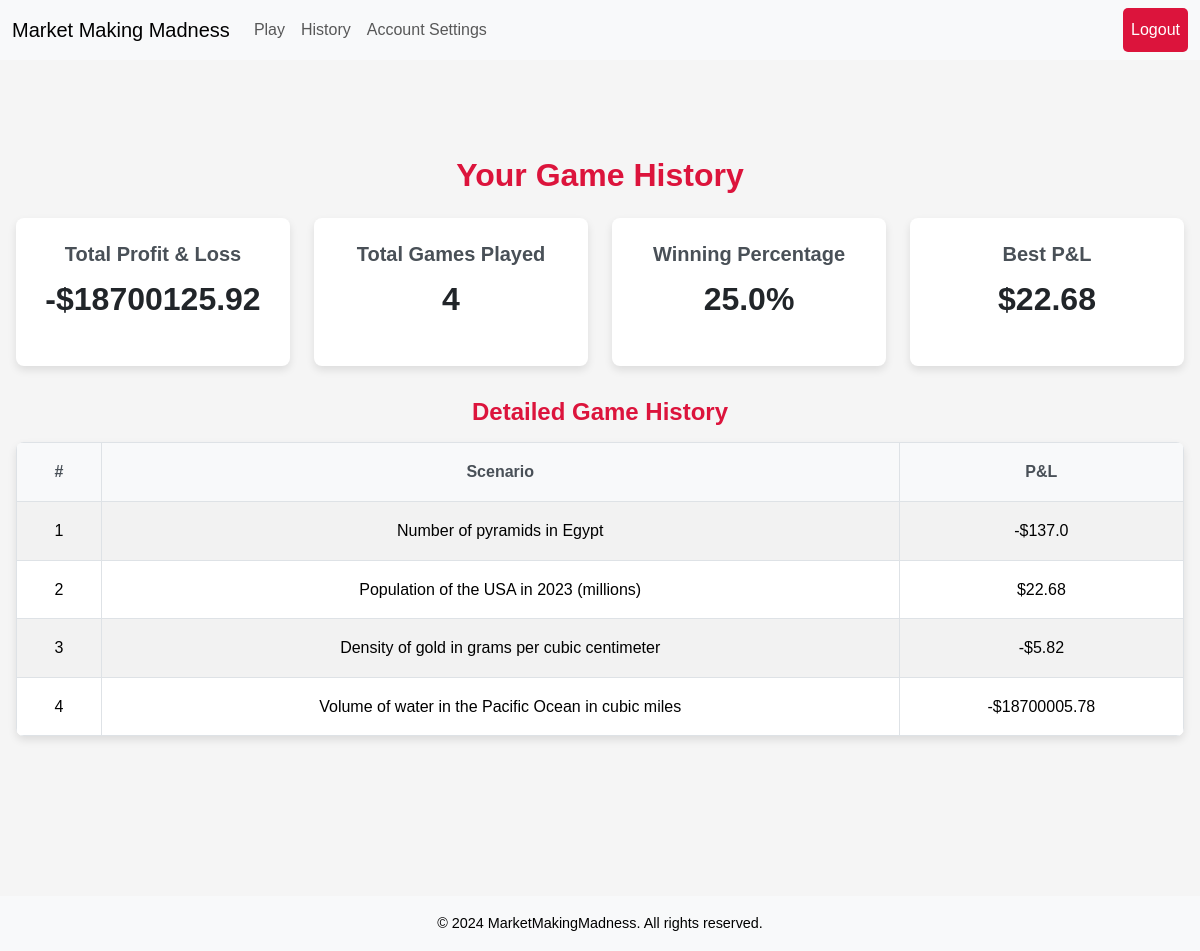
Screenshot of /history (signed in) with the database file from the repository.
### tables this page shows
CREATE TABLE game_results (
    id INTEGER PRIMARY KEY AUTOINCREMENT,
    user_id INTEGER NOT NULL,
    game_id INTEGER NOT NULL,
    scenario TEXT NOT NULL,
    pnl REAL NOT NULL,
    accuracy REAL NOT NULL,
    time_taken REAL NOT NULL,
    created_at TIMESTAMP DEFAULT CURRENT_TIMESTAMP
, trades_completed INTEGER DEFAULT 0);

### app.py (the view)
@app.route("/history")
@login_required
def history():
    user_id = session["user_id"]
    stats = db.execute("""
        SELECT
            IFNULL(SUM(pnl), 0) AS total_pnl,
            IFNULL(COUNT(id), 0) AS total_games,
            IFNULL(MAX(pnl), 0) AS best_pnl
        FROM game_results
        WHERE user_id = :user_id
    """, user_id=user_id)[0]
    total_games = stats["total_games"]
    total_wins = db.execute(
        "SELECT COUNT(id) FROM game_results WHERE user_id = :user_id AND pnl > 0", user_id=user_id)[0]["COUNT(id)"]
    winning_percentage = (total_wins / total_games * 100) if total_games > 0 else 0
    games = db.execute("""
        SELECT scenario, pnl
        FROM game_results
        WHERE user_id = :user_id
        ORDER BY created_at DESC
""", user_id=user_id)
    return render_template(
        "history.html",
        total_pnl=round(stats["total_pnl"], 2),
        total_games=total_games,
        best_pnl=stats["best_pnl"],
        winning_percentage=round(winning_percentage, 2),
        games=games
    )

### app.py (called while the page is built)
def login_required(f):
    @wraps(f)
    def decorated_function(*args, **kwargs):
        if session.get("user_id") is None:
            return redirect("/login")
        return f(*args, **kwargs)
    return decorated_function

@app.after_request
def after_request(response):
    response.headers["Cache-Control"] = "no-cache, no-store, must-revalidate"
    response.headers["Expires"] = 0
    response.headers["Pragma"] = "no-cache"
    return response

### templates/history.html (shortened to what this page needs)
{% extends "layout.html" %}
{% block styles %}
    <link rel="stylesheet" href="{{ url_for('static', filename='history.css') }}">
{% endblock %}
{% block main %}
    <div class="history-container">
        <section class="history-stats">
            <h1>Your Game History</h1>
            <div class="stats-grid">
                <div class="stat-card">
                    <h2>Total Profit & Loss</h2>
                    <p class="stat-value">
                        {% if total_pnl >= 0 %}
                            ${{ total_pnl | round(2) }}
                        {% else %}
                            -${{ total_pnl|abs | round(2) }}
                        {% endif %}</p>
                </div>
                <div class="stat-card">
                    <h2>Total Games Played</h2>
                    <p class="stat-value">{{ total_games }}</p>
                </div>
                <div class="stat-card">
                    <h2>Winning Percentage</h2>
                    <p class="stat-value">{{ winning_percentage }}%</p>
                </div>
                <div class="stat-card">
                    <h2>Best P&L</h2>
                    <p class="stat-value">{% if best_pnl >= 0 %}
                        ${{ best_pnl | round(2) }}
                    {% else %}
                        -${{ best_pnl|abs | round(2) }}
                    {% endif %}</p>
                </div>
            </div>
        </section>
        <section class="game-history">
            <h2>Detailed Game History</h2>
            <table class="table table-striped">
                <thead>
                    <tr>
                        <th>#</th>
                        <th>Scenario</th>
                        <th>P&L</th>
                    </tr>
                </thead>
                <tbody>
                    {% for game in games %}
                        <tr>
                            <td>{{ loop.index }}</td>
                            <td>{{ game.scenario }}</td>
                            <td>
                                {% if game.pnl >= 0 %}
                                    ${{ game.pnl | round(2) }}
                                {% else %}
                                    -${{ game.pnl|abs | round(2) }}
                                {% endif %}
                            </td>
                        </tr>
                    {% endfor %}
                </tbody>
            </table>
        </section>
    </div>
{% endblock %}

### static/static.css (style rules this page uses)
* { margin: 0; padding: 0; box-sizing: border-box; }
body { font-family: 'Arial', sans-serif; font-size: 16px; line-height: 1.6; color: #2C2C2C; background-color: #F5F5F5; }
html, body { height: 100%; margin: 0; display: flex; flex-direction: column; }
h1, h2, h3, h4, h5, h6 { margin-bottom: 1rem; font-weight: 600; color: #DC143C; }

### static/history.css (style rules this page uses)
.history-container { max-width: 1200px; margin: 2rem auto; padding: 1rem; }
.history-stats { text-align: center; margin-bottom: 2rem; }
.history-stats h1 { font-size: 2rem; color: #DC143C; margin-bottom: 1.5rem; }
.stats-grid { display: grid; grid-template-columns: repeat(auto-fit, minmax(250px, 1fr)); gap: 1.5rem; }
.stat-card { background-color: #fff; border-radius: 8px; box-shadow: 0 4px 8px rgba(0, 0, 0, 0.1); text-align: center; padding: 1.5rem; }
.stat-card h2 { font-size: 1.25rem; color: #495057; margin-bottom: 0.5rem; }
.stat-card .stat-value { font-size: 2rem; font-weight: bold; color: #212529; }
.game-history { margin-top: 2rem; }
.game-history h2 { font-size: 1.5rem; color: #DC143C; margin-bottom: 1rem; }
.table { width: 100%; margin-bottom: 1rem; border-collapse: collapse; border-radius: 8px; overflow: hidden; box-shadow: 0 4px 8px rgba(0, 0, 0, 0.1); }
.table th, .table td { padding: 1rem; text-align: center; border: 1px solid #dee2e6; font-size: 1rem; }
.table th { background-color: #f8f9fa; color: #495057; }
.table-striped tbody tr:nth-of-type(odd) { background-color: #f8f9fa; }
.table-striped tbody tr:nth-of-type(even) { background-color: #ffffff; }

### rows the page displays
game_results: scenario "Number of pyramids in Egypt", pnl|abs "137.0"
game_results: scenario "Population of the USA in 2023 (millions)", pnl "22.68"
game_results: scenario "Density of gold in grams per cubic centimeter", pnl|abs "5.82"
game_results: scenario "Volume of water in the Pacific Ocean in cubic miles", pnl|abs "18700005.78"

### other values shown
{{ total_pnl|abs | round(2) }} "18700125.92"
{{ total_games }} "4"
{{ winning_percentage }} "25.0"
{{ best_pnl | round(2) }} "22.68"
